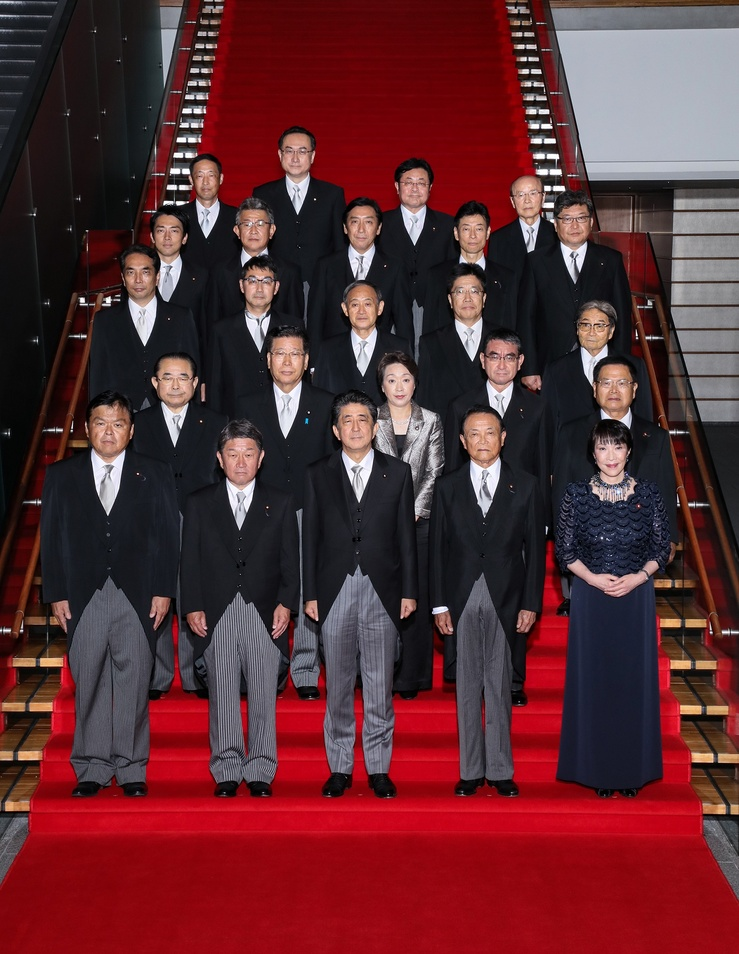
#> input picture notebook/images/cabinet/abe.jpg, 739 x 954 px, shrunk from 1700 x 2195 before the run; its folder holds only this picture in this run
$ jupyter execute --allow-errors faces.ipynb
#> lines starting #> are read from the running program, lines starting #| are printed output that depends on the picture
[cell 1]
import cv2
import psycopg2
from PIL import Image
import pandas as pd
from imgbeddings import imgbeddings
from IPython.display import display

[cell 2]
alg = "haarcascade_frontalface_default.xml"
# passing the algorithm to OpenCV
haar_cascade = cv2.CascadeClassifier(alg)

[cell 3]
cabinets = ['abe']

[cell 4]
# 画像のリストを空の配列で
face_files = []

[cell 5]
# 内閣の画像から顔を取得して保存
for name in cabinets:
    original_file_name = 'images/cabinet/' + name + '.jpg'
    img = cv2.imread(original_file_name, 0)
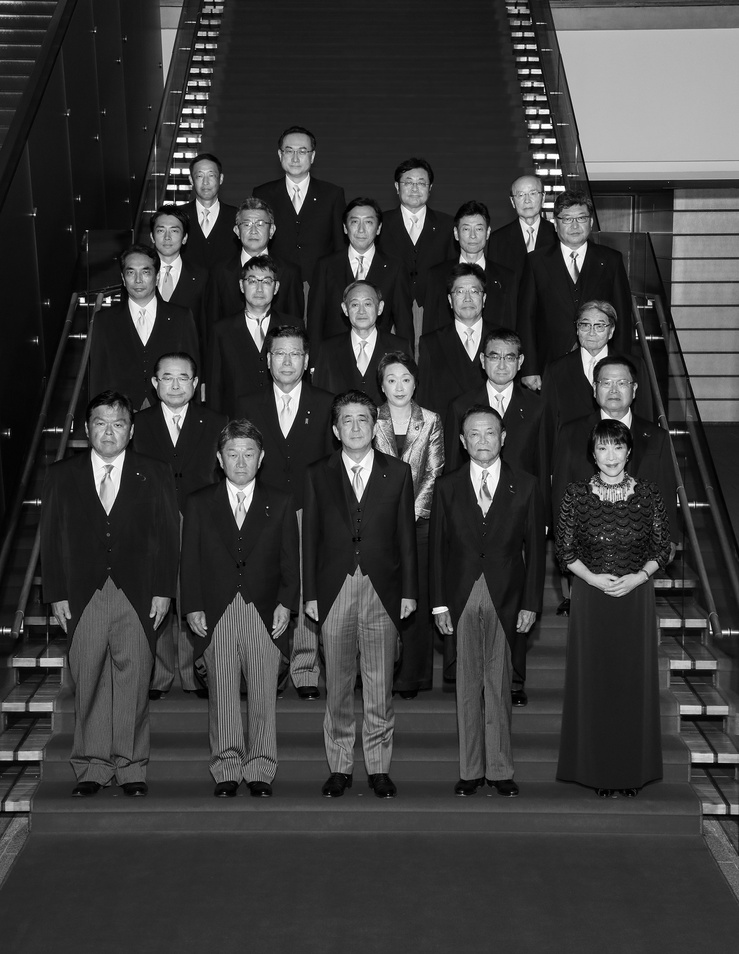
#> img: shape (954, 739); min 0, max 255, mean 58.9
    # creating a black and white version of the image
    gray_img = cv2.cvtColor(img, cv2.COLOR_RGB2BGR)
    faces = haar_cascade.detectMultiScale(gray_img, scaleFactor=1.1, minNeighbors=10, minSize=(50, 50))
#> faces = [[271, 131, 52, 52], [112, 251, 52, 52], [566, 306, 54, 54], [260, 333, 54, 54], [476, 336, 55, 55], [148, 356, 56, 56], [588, 362, 53, 53], [327, 399, 58, 58], [84, 402, 54, 54], [456, 412, 52, 52]]
    i = 0
    for x, y, w, h in faces:
        # crop the image to select only the face
        cropped_image = img[y : y + h, x : x + w]
        # loading the target image path into target_file_name variable
        target_file_name = 'images/faces/' + name + str(i) + '.jpg'
        cv2.imwrite(
            target_file_name,
            cropped_image,
        )
        face_files.append({
            'file_name': target_file_name,
            'original_file_name': original_file_name
        })
        i += 1
#> this loop made 10 passes
#> pass 1, `cropped_image = img[y : y + h, x : x + w]`:
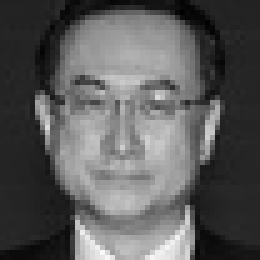
#> cropped_image: shape (52, 52) (shown 5 times larger); min 1, max 249, mean 90.9
#> pass 2, `cropped_image = img[y : y + h, x : x + w]`:
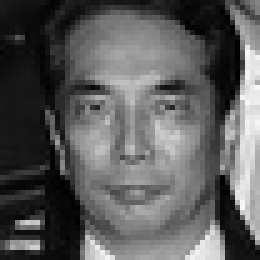
#> cropped_image: shape (52, 52) (shown 5 times larger); min 0, max 248, mean 91
#> pass 3, `cropped_image = img[y : y + h, x : x + w]`:
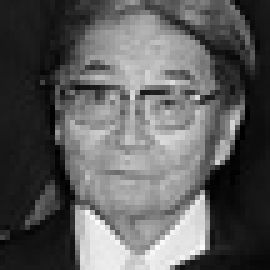
#> cropped_image: shape (54, 54) (shown 5 times larger); min 0, max 251, mean 92.3
#> after the loop, face_files = 10 items; i = 10

#> (a cell that did not finish here is left out)

[cell 7]
search_img = cv2.imread('images/asou-tarou.jpg', 0)
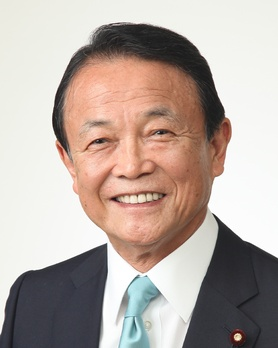
#> input picture notebook/images/asou-tarou.jpg, 278 x 348 px, shrunk from 640 x 800 before the run
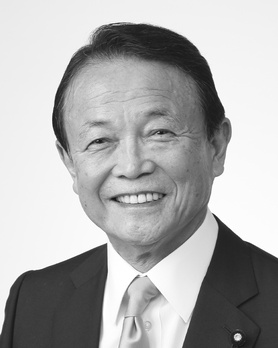
#> search_img: shape (348, 278); min 17, max 255, mean 173.1
gray_search_img = cv2.cvtColor(search_img, cv2.COLOR_RGB2BGR)

[cell 8]
search_faces = haar_cascade.detectMultiScale(gray_search_img, scaleFactor=1.1, minNeighbors=10, minSize=(50, 50))
#> search_faces = [[51, 73, 158, 158]]

[cell 9]
(x, y, w, h) = search_faces[0]
#> x = 51; y = 73; w = 158; h = 158
cropped_image = search_img[y: y + h, x: x + w]
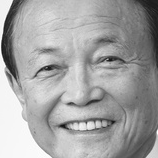
#> cropped_image: shape (158, 158); min 17, max 255, mean 163
